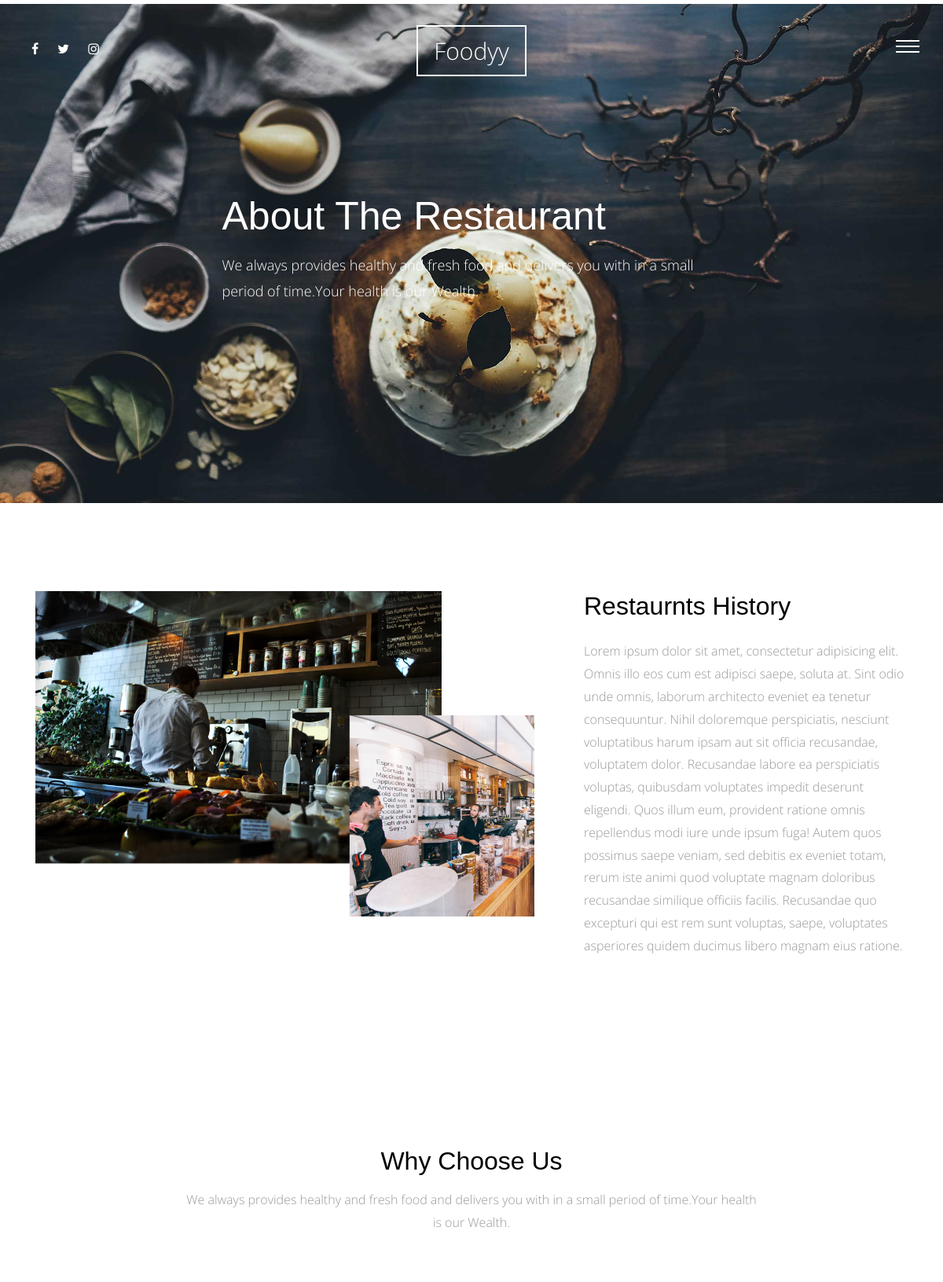
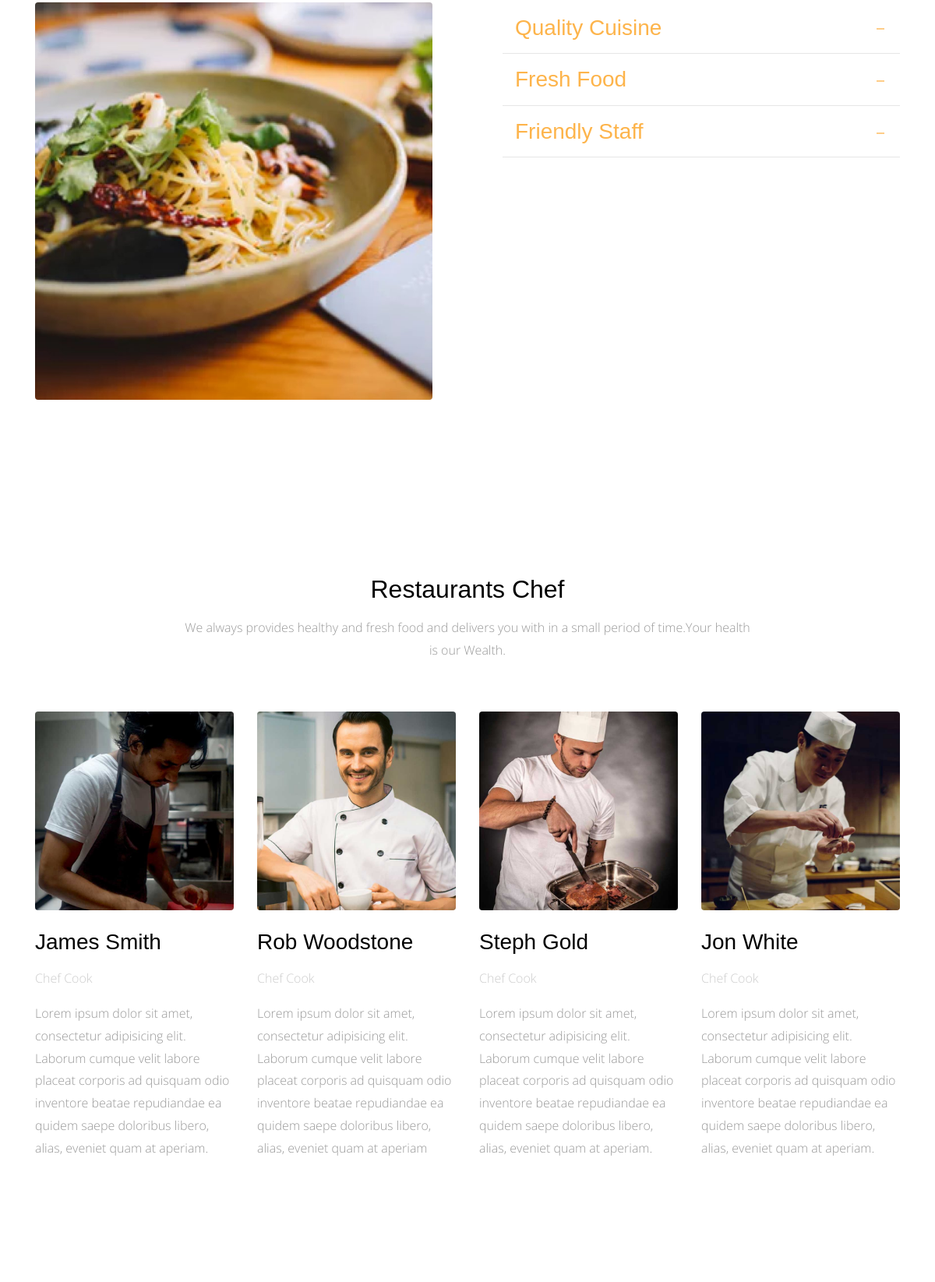
Screenshot of /aboutus/ (upper part) with the database file from the repository (2 pictures, top to bottom).
### aboutus/models.py (models this page shows, shortened)
class Aboutus(models.Model):
    title=models.CharField(max_length=50)
    content=models.TextField()
    class Meta:
        verbose_name='aboutus'
        verbose_name_plural='aboutus'

class Why_choose_us(models.Model):
    title=models.CharField(max_length=50)
    content=models.TextField()
    class Meta:
        verbose_name = 'why_choose_us'
        verbose_name_plural ='why_choose_us'

class Chef(models.Model):
    name=models.CharField(max_length=50)
    subtitle=models.CharField(max_length=50)
    content=models.TextField()
    image=models.ImageField(upload_to='chef/')
    class Meta:
        verbose_name = 'chef'
        verbose_name_plural ='chef'

### aboutus/views.py (the view)
# urls.py: path('',views.aboutus_list,name='aboutus_list')
def aboutus_list(request):
    about=Aboutus.objects.last()
    why_choose_us=Why_choose_us.objects.all()
    chef=Chef.objects.all()
    context={'about':about,
             'why_choose_us':why_choose_us,
             'chef':chef,
    }
    return render(request,'aboutus/about.html',context)

### aboutus/templates/aboutus/about.html (shortened to what this page needs)
    {% extends 'base.html' %}
    {% load static %}
    {% block body %}
      <div class="main-wrap">
        <div class="cover_1 cover_sm">
          <div class="img_bg" style="background-image: url({% static 'meals/img/slider-1.jpg' %});" data-stellar-background-ratio="0.5">
            <div class="container">
              <div class="row align-items-center justify-content-center">
                <div class="col-md-7" data-aos="fade-up">
                  <h2 class="heading">About The Restaurant</h2>
                  <p class="lead">We always provides healthy and fresh food and delivers you with in a small period of time.Your health is our Wealth.</p>
                </div>
              </div>
            </div>
          </div>
        </div>
        <div class="section">
          <div class="container">
            <div class="row">
              <div class="col-md-7" data-aos="fade-up">
                <img src="{% static 'meals/img/about_1.png' %}" alt="Image placeholder" class="img-fluid">
              </div>
              <div class="col-md-5 pl-md-5" data-aos="fade-up" data-aos-delay="200">
                <h2 class="mb-4">{{about.title}}</h2>
                <p>{{about.content}}</p>
              </div>
            </div>
          </div>
        </div>
        <div class="section">
          <div class="container">
            <div class="row justify-content-center mb-5" data-aos="fade-up">
              <div class="col-md-8  text-center">
                <h2 class="mb-3">Why Choose Us</h2>
                <p class="lead">We always provides healthy and fresh food and delivers you with in a small period of time.Your health is our Wealth.</p>
              </div>
            </div>
            <div class="row large-gutters">
              <div class="col-md-6"  data-aos="fade-up" data-aos-delay="200">
                <img src="{% static 'meals/img/img_2.jpg' %}" alt="Image placeholder" class="img-fluid rounded">
              </div>
              <div class="col-md-6" data-aos="fade-up" data-aos-delay="300">
                <div class="accordion" id="accordion">
                  {% for info in why_choose_us %}
                  <div class="accordion-item">
                    <h3 class="mb-0">
                      <a class="btn-block p-3" data-toggle="collapse" href="#collapse{{info.id}}" role="button" aria-expanded="true" aria-controls="collapseOne">{{info.title}}</a>
                    </h3>
                  </div>
                  {% endfor %}
                </div>
              </div>
            </div>
          </div>
        </div>
        <div class="section">
          <div class="container">
            <div class="row justify-content-center mb-5" data-aos="fade-up">
              <div class="col-md-8  text-center">
                <h2 class="mb-3">Restaurants Chef</h2>
                <p class="lead">We always provides healthy and fresh food and delivers you with in a small period of time.Your health is our Wealth.</p>
              </div>
            </div>
            <div class="row">
              {% for one in chef %}
              <div class="col-md-3" data-aos="fade-up" data-aos-delay="100">
                <img src="{{one.image.url}}" alt="Image placeholder" class="img-fluid mb-4 rounded">
                <h3 class="mb-3">{{one.name}}</h3>
                <p class="post-meta text-muted">{{one.subtitle}}</p>
                <p class="mb-5">{{one.content}}</p>
              </div>
              {% endfor %}
            </div>
          </div>
        </div>
      </div>
    {% endblock body %}

### static/meals/css/style.css (style rules this page uses)
html { overflow-x: hidden; }
body { background: #fff; font-family: "Open Sans", cursive; font-size: 16px; line-height: 1.8; font-weight: 300; color: #999999; }
a { -webkit-transition: .3s all ease; -o-transition: .3s all ease; transition: .3s all ease; text-decoration: none; }
h1, h2, h3, h4, h5 { color: #000; font-family: "Playfair Display", Arial, sans-serif; }
h1 a, h2 a, h3 a, h4 a, h5 a { color: #000; }
.lead { font-size: 16px; }
.section { padding: 7em 0; }
.text-muted { color: #cccccc !important; }
.cover_1 { position: relative; }
.cover_1 .lead { color: #fff; font-size: 18px; }
.cover_1 .img_bg { background-repeat: no-repeat; background-size: cover !important; background-position: center center; }
.cover_1 .img_bg, .cover_1 .img_bg > .container > .row { min-height: 700px; height: 100vh; }
.cover_1.cover_sm .img_bg, .cover_1.cover_sm .img_bg > .container > .row { min-height: 600px; height: 80vh; }
.cover_1 .heading { color: white; font-weight: 300; font-size: 30px; line-height: 1.5; }
@media (min-width: 768px) { .cover_1 .heading { font-size: 50px; line-height: 1.5; } }
.large-gutters { margin-right: -45px; margin-left: -45px; }
.large-gutters > [class*="col-"] { padding-right: 45px; padding-left: 45px; }
.accordion .btn-block { position: relative; border-bottom: 1px solid #e6e6e6; }
.accordion .btn-block[aria-expanded="true"] { color: #fdb44b; }

### rows the page displays
Aboutus: title "Restaurnts History", content "Lorem ipsum dolor sit amet, consectetur adipisicing elit. Omnis illo eos cum est adipisci saepe, soluta at. Sint odio unde omnis, laborum architecto eveniet ea tenetur consequuntur. Nihil doloremque perspiciatis, nesciunt voluptatibus harum ipsam aut sit officia recusandae, voluptatem dolor. Recusandae labore ea perspiciatis voluptas, quibusdam voluptates impedit deserunt eligendi. Quos illum eum, provident ratione omnis repellendus modi iure unde ipsum fuga! Autem quos possimus saepe veniam, sed debitis ex eveniet totam, rerum iste animi quod voluptate magnam doloribus recusandae similique officiis facilis. Recusandae quo excepturi qui est rem sunt voluptas, saepe, voluptates asperiores…"
Why_choose_us: title "Quality Cuisine"
Why_choose_us: title "Fresh Food"
Why_choose_us: title "Friendly Staff"
Chef: image (picture), name "James Smith", subtitle "Chef Cook", content "Lorem ipsum dolor sit amet, consectetur adipisicing elit. Laborum cumque velit labore placeat corporis ad quisquam odio inventore beatae repudiandae ea quidem saepe doloribus libero, alias, eveniet quam at aperiam."
Chef: image (picture), name "Rob Woodstone", subtitle "Chef Cook", content "Lorem ipsum dolor sit amet, consectetur adipisicing elit. Laborum cumque velit labore placeat corporis ad quisquam odio inventore beatae repudiandae ea quidem saepe doloribus libero, alias, eveniet quam at aperiam"
Chef: image (picture), name "Steph Gold", subtitle "Chef Cook", content "Lorem ipsum dolor sit amet, consectetur adipisicing elit. Laborum cumque velit labore placeat corporis ad quisquam odio inventore beatae repudiandae ea quidem saepe doloribus libero, alias, eveniet quam at aperiam."
Chef: image (picture), name "Jon White", subtitle "Chef Cook", content "Lorem ipsum dolor sit amet, consectetur adipisicing elit. Laborum cumque velit labore placeat corporis ad quisquam odio inventore beatae repudiandae ea quidem saepe doloribus libero, alias, eveniet quam at aperiam."
